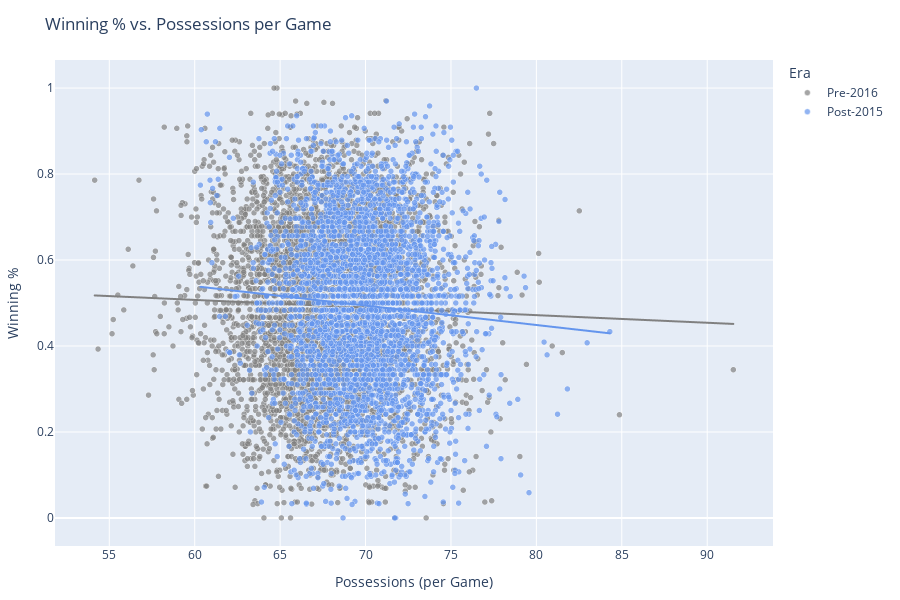
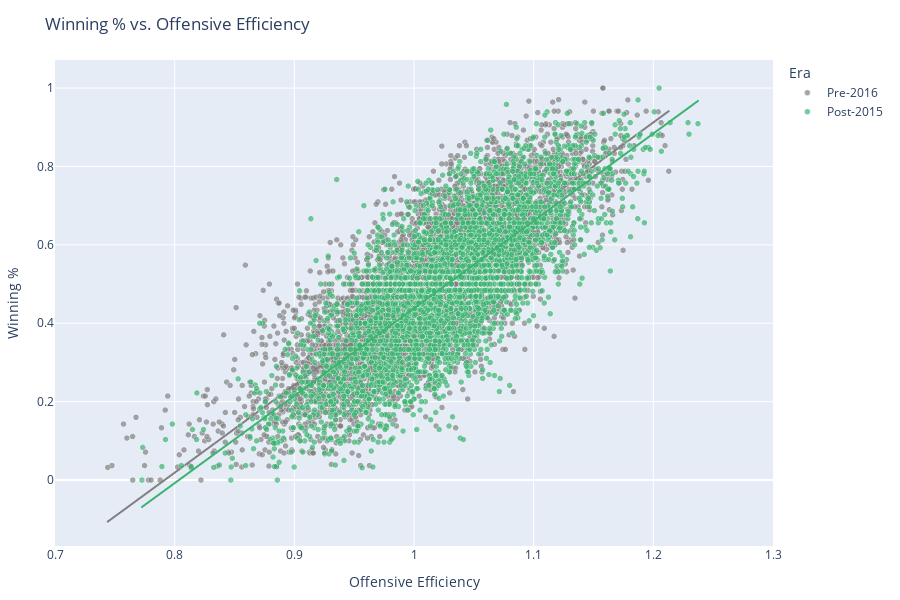
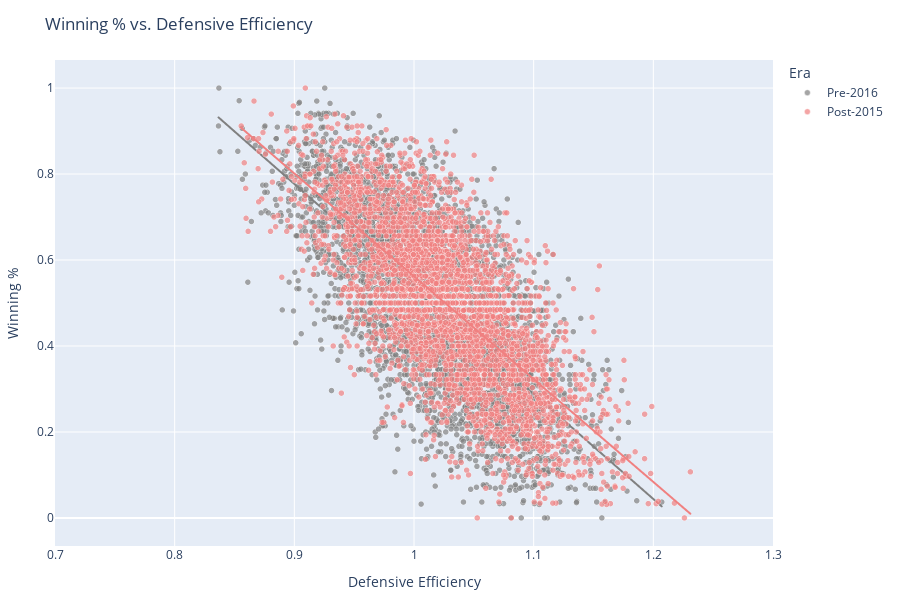

Write notebook code for charts like these, in order.
### Markdown cell above
### <a id='toc1_9_5_'></a>[Team Performance and Playing Style](#toc0_)
With the broader trend toward higher-scoring, faster-paced basketball established, the next question is: how does playing style relate to winning? To explore this, we can look at how team success—measured by winning percentage—relates to three core components of team performance:

- Tempo (Possessions per Game): Do faster teams win more often?
- Offensive Efficiency (Points per 100 Possessions): Do the most efficient scoring teams translate that into wins?
- Defensive Efficiency (Points Allowed per 100 Possessions): Do teams that limit opponents' efficiency have higher win rates?

The following interactive scatter plots examine these relationships across all teams over the 2003–2025 period, helping identify what types of profiles are most associated with winning basketball.

### Code cell
# Create Era column for pre-2016 and post-2015
regular_season_stats['Era'] = regular_season_stats['Season'].apply(lambda x: 'Post-2015' if x > 2015 else 'Pre-2016')

# 1. Winning % vs. Possessions (per game)
fig = px.scatter(
    regular_season_stats,
    x='Poss_PerGame',
    y='WinningPercentage',
    color='Era',  # Color by era
    hover_name='TeamName',
    hover_data={
        'Season': True,
        'Poss_PerGame': ':.3f',
        'WinningPercentage': ':.3f'
    },
    color_discrete_map={
        'Pre-2016': 'gray',
        'Post-2015': 'cornflowerblue'
    },
    trendline='ols',
    labels={
        'Poss_PerGame': 'Possessions (per Game)',
        'WinningPercentage': 'Winning %'
    },
    title='Winning % vs. Possessions per Game'
)

# Format markers
fig.update_traces(marker=dict(opacity=0.7, size=6, line=dict(color='white', width=0.5)))

# Layout
fig.update_layout(
    height=600,
    width=900,
    margin=dict(l=40, r=40, t=60, b=40)
)

fig.show()

##########################################################################################

# 2. Winning % vs. Offensive Efficiency
fig = px.scatter(
    regular_season_stats,
    x='OffEff_PerGame',
    y='WinningPercentage',
    color='Era',
    hover_name='TeamName',
    hover_data={
        'Season': True,
        'OffEff_PerGame': ':.3f',
        'WinningPercentage': ':.3f'
    },
    color_discrete_map={
        'Pre-2016': 'gray',
        'Post-2015': 'mediumseagreen'
    },
    trendline='ols',
    labels={
        'OffEff_PerGame': 'Offensive Efficiency',
        'WinningPercentage': 'Winning %'
    },
    title='Winning % vs. Offensive Efficiency'
)

fig.update_traces(marker=dict(opacity=0.7, size=6, line=dict(color='white', width=0.5)))
fig.update_layout(
    height=600,
    width=900,
    margin=dict(l=40, r=40, t=60, b=40),
    xaxis=dict(range=[0.7, 1.3])
)
fig.show()


##########################################################################################

# 3. Winning % vs. Defensive Efficiency
fig = px.scatter(
    regular_season_stats,
    x='DefEff_PerGame',
    y='WinningPercentage',
    color='Era',
    hover_name='TeamName',
    hover_data={
        'Season': True,
        'DefEff_PerGame': ':.3f',
        'WinningPercentage': ':.3f'
    },
    color_discrete_map={
        'Pre-2016': 'gray',
        'Post-2015': 'lightcoral'
    },
    trendline='ols',
    labels={
        'DefEff_PerGame': 'Defensive Efficiency',
        'WinningPercentage': 'Winning %'
    },
    title='Winning % vs. Defensive Efficiency'
)

fig.update_traces(marker=dict(opacity=0.7, size=6, line=dict(color='white', width=0.5)))
fig.update_layout(
    height=600,
    width=900,
    margin=dict(l=40, r=40, t=60, b=40),
    xaxis=dict(range=[0.7, 1.3])
)
fig.show()

### Figure 1 — Plotly figure (JSON) as saved in the notebook; plotly's stock layout.template omitted (floating-point values rounded to 4 significant figures; data arrays with more than 128 entries replaced by an {"elided": "..."} marker saying what was removed)
{"data": [{"customdata": {"elided": "4428x1 int values"}, "hovertemplate": "<b>%{hovertext}</b><br><br>Era=Pre-2016<br>Possessions (per Game)=%{x:.3f}<br>Winning %=%{y:.3f}<br>Season=%{customdata[0]}<extra></extra>", "hovertext": {"elided": "4428 str values"}, "legendgroup": "Pre-2016", "marker": {"color": "gray", "line": {"color": "white", "width": 0.5}, "opacity": 0.7, "size": 6, "symbol": "circle"}, "mode": "markers", "name": "Pre-2016", "showlegend": true, "type": "scattergl", "x": {"elided": "4428 float values"}, "xaxis": "x", "y": {"elided": "4428 float values"}, "yaxis": "y"}, {"hovertemplate": "<b>OLS trendline</b><br>WinningPercentage = -0.00177205 * Poss_PerGame + 0.613525<br>R<sup>2</sup>=0.001053<br><br>Era=Pre-2016<br>Possessions (per Game)=%{x:.3f}<br>Winning %=%{y:.3f} <b>(trend)</b><extra></extra>", "legendgroup": "Pre-2016", "marker": {"color": "gray", "line": {"color": "white", "width": 0.5}, "opacity": 0.7, "size": 6, "symbol": "circle"}, "mode": "lines", "name": "Pre-2016", "showlegend": false, "type": "scattergl", "x": {"elided": "4428 float values"}, "xaxis": "x", "y": {"elided": "4428 float values"}, "yaxis": "y"}, {"customdata": {"elided": "3553x1 int values"}, "hovertemplate": "<b>%{hovertext}</b><br><br>Era=Post-2015<br>Possessions (per Game)=%{x:.3f}<br>Winning %=%{y:.3f}<br>Season=%{customdata[0]}<extra></extra>", "hovertext": {"elided": "3553 str values"}, "legendgroup": "Post-2015", "marker": {"color": "cornflowerblue", "line": {"color": "white", "width": 0.5}, "opacity": 0.7, "size": 6, "symbol": "circle"}, "mode": "markers", "name": "Post-2015", "showlegend": true, "type": "scattergl", "x": {"elided": "3553 float values"}, "xaxis": "x", "y": {"elided": "3553 float values"}, "yaxis": "y"}, {"hovertemplate": "<b>OLS trendline</b><br>WinningPercentage = -0.00451301 * Poss_PerGame + 0.80988<br>R<sup>2</sup>=0.004785<br><br>Era=Post-2015<br>Possessions (per Game)=%{x:.3f}<br>Winning %=%{y:.3f} <b>(trend)</b><extra></extra>", "legendgroup": "Post-2015", "marker": {"color": "cornflowerblue", "line": {"color": "white", "width": 0.5}, "opacity": 0.7, "size": 6, "symbol": "circle"}, "mode": "lines", "name": "Post-2015", "showlegend": false, "type": "scattergl", "x": {"elided": "3553 float values"}, "xaxis": "x", "y": {"elided": "3553 float values"}, "yaxis": "y"}], "layout": {"height": 600, "legend": {"title": {"text": "Era"}, "tracegroupgap": 0}, "margin": {"b": 40, "l": 40, "r": 40, "t": 60}, "title": {"text": "Winning % vs. Possessions per Game"}, "width": 900, "xaxis": {"anchor": "y", "domain": [0, 1], "title": {"text": "Possessions (per Game)"}}, "yaxis": {"anchor": "x", "domain": [0, 1], "title": {"text": "Winning %"}}}}

### Figure 2 — Plotly figure (JSON) as saved in the notebook; plotly's stock layout.template omitted (floating-point values rounded to 4 significant figures; data arrays with more than 128 entries replaced by an {"elided": "..."} marker saying what was removed)
{"data": [{"customdata": {"elided": "4428x1 int values"}, "hovertemplate": "<b>%{hovertext}</b><br><br>Era=Pre-2016<br>Offensive Efficiency=%{x:.3f}<br>Winning %=%{y:.3f}<br>Season=%{customdata[0]}<extra></extra>", "hovertext": {"elided": "4428 str values"}, "legendgroup": "Pre-2016", "marker": {"color": "gray", "line": {"color": "white", "width": 0.5}, "opacity": 0.7, "size": 6, "symbol": "circle"}, "mode": "markers", "name": "Pre-2016", "showlegend": true, "type": "scattergl", "x": {"elided": "4428 float values"}, "xaxis": "x", "y": {"elided": "4428 float values"}, "yaxis": "y"}, {"hovertemplate": "<b>OLS trendline</b><br>WinningPercentage = 2.23371 * OffEff_PerGame + -1.7681<br>R<sup>2</sup>=0.641790<br><br>Era=Pre-2016<br>Offensive Efficiency=%{x:.3f}<br>Winning %=%{y:.3f} <b>(trend)</b><extra></extra>", "legendgroup": "Pre-2016", "marker": {"color": "gray", "line": {"color": "white", "width": 0.5}, "opacity": 0.7, "size": 6, "symbol": "circle"}, "mode": "lines", "name": "Pre-2016", "showlegend": false, "type": "scattergl", "x": {"elided": "4428 float values"}, "xaxis": "x", "y": {"elided": "4428 float values"}, "yaxis": "y"}, {"customdata": {"elided": "3553x1 int values"}, "hovertemplate": "<b>%{hovertext}</b><br><br>Era=Post-2015<br>Offensive Efficiency=%{x:.3f}<br>Winning %=%{y:.3f}<br>Season=%{customdata[0]}<extra></extra>", "hovertext": {"elided": "3553 str values"}, "legendgroup": "Post-2015", "marker": {"color": "mediumseagreen", "line": {"color": "white", "width": 0.5}, "opacity": 0.7, "size": 6, "symbol": "circle"}, "mode": "markers", "name": "Post-2015", "showlegend": true, "type": "scattergl", "x": {"elided": "3553 float values"}, "xaxis": "x", "y": {"elided": "3553 float values"}, "yaxis": "y"}, {"hovertemplate": "<b>OLS trendline</b><br>WinningPercentage = 2.22927 * OffEff_PerGame + -1.79118<br>R<sup>2</sup>=0.594168<br><br>Era=Post-2015<br>Offensive Efficiency=%{x:.3f}<br>Winning %=%{y:.3f} <b>(trend)</b><extra></extra>", "legendgroup": "Post-2015", "marker": {"color": "mediumseagreen", "line": {"color": "white", "width": 0.5}, "opacity": 0.7, "size": 6, "symbol": "circle"}, "mode": "lines", "name": "Post-2015", "showlegend": false, "type": "scattergl", "x": {"elided": "3553 float values"}, "xaxis": "x", "y": {"elided": "3553 float values"}, "yaxis": "y"}], "layout": {"height": 600, "legend": {"title": {"text": "Era"}, "tracegroupgap": 0}, "margin": {"b": 40, "l": 40, "r": 40, "t": 60}, "title": {"text": "Winning % vs. Offensive Efficiency"}, "width": 900, "xaxis": {"anchor": "y", "domain": [0, 1], "range": [0.7, 1.3], "title": {"text": "Offensive Efficiency"}}, "yaxis": {"anchor": "x", "domain": [0, 1], "title": {"text": "Winning %"}}}}

### Figure 3 — Plotly figure (JSON) as saved in the notebook; plotly's stock layout.template omitted (floating-point values rounded to 4 significant figures; data arrays with more than 128 entries replaced by an {"elided": "..."} marker saying what was removed)
{"data": [{"customdata": {"elided": "4428x1 int values"}, "hovertemplate": "<b>%{hovertext}</b><br><br>Era=Pre-2016<br>Defensive Efficiency=%{x:.3f}<br>Winning %=%{y:.3f}<br>Season=%{customdata[0]}<extra></extra>", "hovertext": {"elided": "4428 str values"}, "legendgroup": "Pre-2016", "marker": {"color": "gray", "line": {"color": "white", "width": 0.5}, "opacity": 0.7, "size": 6, "symbol": "circle"}, "mode": "markers", "name": "Pre-2016", "showlegend": true, "type": "scattergl", "x": {"elided": "4428 float values"}, "xaxis": "x", "y": {"elided": "4428 float values"}, "yaxis": "y"}, {"hovertemplate": "<b>OLS trendline</b><br>WinningPercentage = -2.44298 * DefEff_PerGame + 2.97561<br>R<sup>2</sup>=0.502908<br><br>Era=Pre-2016<br>Defensive Efficiency=%{x:.3f}<br>Winning %=%{y:.3f} <b>(trend)</b><extra></extra>", "legendgroup": "Pre-2016", "marker": {"color": "gray", "line": {"color": "white", "width": 0.5}, "opacity": 0.7, "size": 6, "symbol": "circle"}, "mode": "lines", "name": "Pre-2016", "showlegend": false, "type": "scattergl", "x": {"elided": "4428 float values"}, "xaxis": "x", "y": {"elided": "4428 float values"}, "yaxis": "y"}, {"customdata": {"elided": "3553x1 int values"}, "hovertemplate": "<b>%{hovertext}</b><br><br>Era=Post-2015<br>Defensive Efficiency=%{x:.3f}<br>Winning %=%{y:.3f}<br>Season=%{customdata[0]}<extra></extra>", "hovertext": {"elided": "3553 str values"}, "legendgroup": "Post-2015", "marker": {"color": "lightcoral", "line": {"color": "white", "width": 0.5}, "opacity": 0.7, "size": 6, "symbol": "circle"}, "mode": "markers", "name": "Post-2015", "showlegend": true, "type": "scattergl", "x": {"elided": "3553 float values"}, "xaxis": "x", "y": {"elided": "3553 float values"}, "yaxis": "y"}, {"hovertemplate": "<b>OLS trendline</b><br>WinningPercentage = -2.39155 * DefEff_PerGame + 2.95362<br>R<sup>2</sup>=0.523682<br><br>Era=Post-2015<br>Defensive Efficiency=%{x:.3f}<br>Winning %=%{y:.3f} <b>(trend)</b><extra></extra>", "legendgroup": "Post-2015", "marker": {"color": "lightcoral", "line": {"color": "white", "width": 0.5}, "opacity": 0.7, "size": 6, "symbol": "circle"}, "mode": "lines", "name": "Post-2015", "showlegend": false, "type": "scattergl", "x": {"elided": "3553 float values"}, "xaxis": "x", "y": {"elided": "3553 float values"}, "yaxis": "y"}], "layout": {"height": 600, "legend": {"title": {"text": "Era"}, "tracegroupgap": 0}, "margin": {"b": 40, "l": 40, "r": 40, "t": 60}, "title": {"text": "Winning % vs. Defensive Efficiency"}, "width": 900, "xaxis": {"anchor": "y", "domain": [0, 1], "range": [0.7, 1.3], "title": {"text": "Defensive Efficiency"}}, "yaxis": {"anchor": "x", "domain": [0, 1], "title": {"text": "Winning %"}}}}
